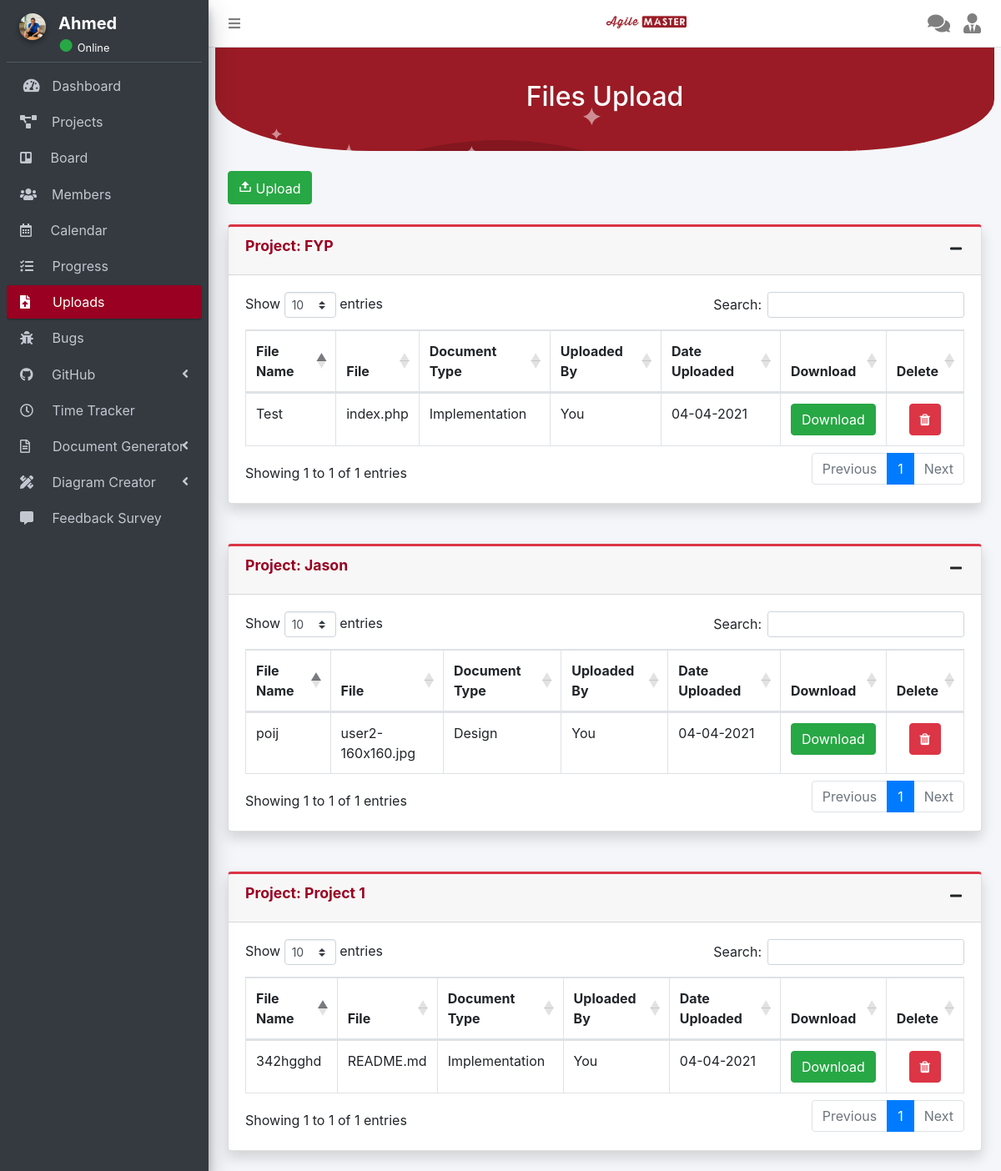
Page /user/upload_files.php (signed in) on the committed database.
### tables this page shows
CREATE TABLE `users` (
  `user_id` int(11) NOT NULL,
  `fname` varchar(255) NOT NULL,
  `lname` varchar(255) NOT NULL,
  `age` int(11) NOT NULL,
  `occupation` varchar(255) NOT NULL,
  `city` varchar(255) NOT NULL,
  `country` varchar(255) NOT NULL,
  `email` varchar(255) NOT NULL,
  `password` varchar(255) NOT NULL,
  `photo` varchar(255) NOT NULL,
  `unique_id` int(255) NOT NULL,
  `status` varchar(255) NOT NULL,
  `role` varchar(255) NOT NULL DEFAULT 'project member'
);

CREATE TABLE `user_project` (
  `user_proj_id` int(11) NOT NULL,
  `user_id` int(11) NOT NULL,
  `project_id` int(11) NOT NULL
);

CREATE TABLE `project` (
  `project_id` int(11) NOT NULL,
  `project_name` varchar(255) NOT NULL,
  `project_description` text NOT NULL,
  `status` varchar(255) NOT NULL DEFAULT 'Active'
);

CREATE TABLE `file_storage` (
  `storage_id` int(11) NOT NULL,
  `file_name` varchar(255) NOT NULL,
  `file` varchar(255) NOT NULL,
  `date_uploaded` varchar(255) NOT NULL,
  `document_type` varchar(255) NOT NULL,
  `project_id` int(11) NOT NULL,
  `user_id` int(11) NOT NULL
);

### helpers/module.php (called while the page is built, shortened)
<?php
function get_user($userId)
{
	global $conn;
	$result = mysqli_query($conn, "SELECT * FROM `users` WHERE `user_id` = '".$userId."'");
	return $result;
}
function getAllProjects($project_id)
{
	global $conn;
	$result = mysqli_query($conn, "SELECT project_name, project_description FROM `project`  WHERE `project_id` = '".$project_id."' order by 'project_name' ASC");
	return $result;
}
function getProjectByUser($userId)
{
	global $conn;
	$result = mysqli_query($conn, "SELECT * FROM `user_project` WHERE `user_id` = '".$userId."'");
	return $result;
}
?>

### user/upload_files.php (the view, shortened to what this page needs)
<?php
   include_once '../connection/dbconnection.php';
   include_once '../helpers/module.php';
   				?>
<!DOCTYPE html>
<html>
   <head>
      <?php include('../navigation/head.php');?>
   </head>
   <body class="hold-transition sidebar-mini layout-fixed">
      <div class="wrapper">
         <?php include('../navigation/topbar.php');?>
         <?php include('../navigation/user/upload_sidebar.php');?>
         <div class="content-wrapper">
            <section class="content">
			<div class="bg-custom">
				<div class="bg-img" style="text-align: center;">
					<div class="searchContainer">
						<h2>Files Upload</h2>
					</div>
				</div>
                <br>
			</div>
			<br>
               <div class="container-fluid">
                  <button type="button" class="btn btn-success" data-toggle="modal" data-target="#exampleModalCenter">
                  <i class="ri-upload-2-fill"></i> Upload
                  </button>
                  <br>
                  <?php
                     $getProjectByUser = getProjectByUser($userId);
                     while($row = mysqli_fetch_array($getProjectByUser))
                     {
                       $getAllProjects = getAllProjects($row['project_id']);
                       $rRow = mysqli_fetch_array($getAllProjects);
                     ?>
					 <br>
                  <div class="card shadow mb-4 card-danger card-outline">
                     <div class="card-header">
                        <h3 class="card-title font-weight-bold"  style="color: #990021;">Project: <?php echo $rRow['project_name']; ?></h3>
                        <div class="card-tools">
                           <button type="button" class="btn btn-tool" data-card-widget="collapse"><i class="fas fa-minus"></i>
                           </button>
                        </div>
                     </div>
                     <div class="card-body">
                        <div class="table-responsive">
                           <table class="table table-bordered" id="dataTables" width="100%" cellspacing="0">
                              <thead>
                                 <tr>
                                    <th >File Name</th>
                                    <th >File</th>
                                    <th >Document Type</th>
                                    <th >Uploaded By</th>
                                    <th >Date Uploaded</th>
                                    <th >Download</th>
                                    <th >Delete</th>
                                 </tr>
                              </thead>
                              <tbody>
                                 <?php
                                    $query = $conn->query("SELECT * FROM `file_storage` NATURAL JOIN `user_project` NATURAL JOIN `users` WHERE `project_id` = '$row[project_id]'") or die(mysqli_error());
                                    while($b_query = $query->fetch_array())
                                    {
                                 ?>
                                 <tr class='tbl-link' href="../upload/file_storage/">
                                    <td><?php echo $b_query['file_name']?></td>
                                    <td><?php echo $b_query['file']?></td>
                                    <td><?php echo $b_query['document_type']?></td>
                                    <td>
                                       <?php
                                          if($b_query['user_id'] == $userId)
                                          {
                                              echo 'You';
                                          }else{
                                              echo $b_query['fname'];
                                          }
                                          ?>
                                    </td>
                                    <td><?php echo $b_query['date_uploaded']?></td>
                                    <?php
                                       echo "
                                                                            <td>
                                                                                <center>
                                                                                    <a class='file-link mg btn btn-success' href='../upload/file_storage/".$b_query['file']."' download>Download</a>
                                                                                </center>
                                                                            </td>
                                                                               ";?>
                                    <?php
                                       $confirmation = "Are you sure about deleting the selected file?";
                                       ?>
                                    <td >
                                       <?php
                                          if($b_query['user_id'] == $userId)
                                          {
                                          ?>
                                       <center>
                                          <a href='delete_file_storage.php?storageid=<?php echo $b_query['storage_id'];?>'class="trash-button btn btn-danger" onclick="return confirm('<?php echo $confirmation; ?>')">
                                          <i class="fa fa-trash" aria-hidden="true"></i>
                                          </a>
                                       </center>
                                       <?php } ?>
                                    </td>
                                 </tr>
                                 <?php
                                    }
                                    ?>
                              </tbody>
                           </table>
                        </div>
                     </div>
                  </div>
                  <?php
                     }
                     ?>
               </div>
            </section>
         </div>
      </div>
   </body>
</html>

### navigation/user/upload_sidebar.php (shortened to what this page needs)
<aside class="main-sidebar sidebar-dark-primary elevation-4">
	<div class="sidebar">
		<div class="user-panel mt-3 d-flex">
            <div class="col-auto ">
                <a href="profile.php" class="avatar avatar-xl rounded-circle">
                    <?php
                        $get_user = get_user($userId);
                        $row = mysqli_fetch_array($get_user);
                        echo '<img src="../upload/profile/'.$row["photo"].'" id="sideimg" class="img-circle elevation-2" alt="User Image">';
                    ?>
                </a>
            </div>
            <div class="col right ml--1 mb-1">
                <h5 class="mb-0">
                    <a href="profile.php" class="text-white"><strong> <?php echo $row["fname"]; ?></strong></a>
                </h5>
                <?php
                        if($row["status"] == "Online"){
                            echo'
                                <span class="text-success text-lg">●</span>
                                <small class="text-white">Online</small>';
                        }else{
                            echo'
                                <span class="text-light text-lg">●</span>
                                <small class="text-white">Offline</small>';
                        }
                ?>
            </div>
		</div>
		<nav class="mt-2" >
			<ul class="nav nav-pills nav-sidebar flex-column" data-widget="treeview" role="menu" data-accordion="false">
				<li class="nav-item has-treeview">
					<a href="../user/dashboard.php" class="nav-link">
						<i class="nav-icon fas fa-tachometer-alt"></i>
						<p>
							&nbsp;Dashboard
						</p>
					</a>
				</li>
				<li class="nav-item">
					<a href="../user/project.php" class="nav-link">
						<i class="fas fa-project-diagram"></i>
						<p>
							&nbsp;&nbsp;&nbsp;Projects
						</p>
					</a>
				</li>
				<li class="nav-item">
					<a href="../user/board.php" class="nav-link">
						<i class="fab fa-trello"></i>
						<p>
							&nbsp;&nbsp;&nbsp;&nbsp;Board
						</p>
					</a>
				</li>
				<li class="nav-item">
					<a href="members.php" class="nav-link">
						<i class="fas fa-users"></i>
						<p>
							&nbsp;&nbsp;&nbsp;Members
						</p>
					</a>
				</li>
				<li class="nav-item">
					<a href="../calendar/index.php" class="nav-link">
						<i class="far fa-calendar-alt"></i>
						<p>
							&nbsp;&nbsp;&nbsp;&nbsp;Calendar
						</p>
					</a>
				</li>
				<li class="nav-item">
					<a href="progress.php" class="nav-link">
						<i class="fas fa-tasks"></i>
						<p>
							&nbsp;&nbsp;&nbsp;&nbsp;Progress
						</p>
					</a>
				</li>
				<li class="nav-item">
					<a href="../user/upload_files.php" class="nav-link active">
						<i class="fas fa-file-upload"></i>
						<p>
							&nbsp;&nbsp;&nbsp;&nbsp;&nbsp;Uploads
						</p>
					</a>
				</li>
				<li class="nav-item">
					<a href="../user/bug_report.php" class="nav-link">
						<i class="fas fa-bug"></i>
						<p>
							&nbsp;&nbsp;&nbsp;&nbsp;Bugs
						</p>
					</a>
				</li>
				<li class="nav-item has-treeview">
					<a href="#" class="nav-link">
						<i class="fab fa-github"></i>
						<p>
							&nbsp;&nbsp;&nbsp;&nbsp;GitHub
							<i class="fas fa-angle-left right"></i>
						</p>
					</a>
				</li>
				<li class="nav-item">
					<a href="../timetracker/timetracker.php" class="nav-link">
						<i class="far fa-clock"></i>
						<p>
							&nbsp;&nbsp;&nbsp;&nbsp;Time Tracker
						</p>
					</a>
				</li>
				<li class="nav-item has-treeview">
					<a href="#" class="nav-link">
						<i class="far fa-file-alt"></i>
						<p>
							&nbsp;&nbsp;&nbsp;&nbsp;&nbsp;Document Generator
							<i class="right fas fa-angle-left"></i>
						</p>
					</a>
				</li>
				<li class="nav-item has-treeview">
					<a href="#" class="nav-link">
						<i class="fas fa-pencil-ruler"></i>
						<p>
							&nbsp;&nbsp;&nbsp;&nbsp;Diagram Creator
							<i class="right fas fa-angle-left"></i>
						</p>
					</a>
				</li>
				<li class="nav-item">
					<a href="feedback.php" class="nav-link">
						<i class="fas fa-comment-alt"></i>
						<p>
							&nbsp;&nbsp;&nbsp;&nbsp;Feedback Survey
						</p>
					</a>
				</li>
				<br ><br ><br >
			</ul>
		</nav>
    </div>
</aside>

### dependencies/css/style.css (style rules this page uses)
body { font-family: "Open Sans", sans-serif; color: #444444; }
a { text-decoration: none; color: #990021; }
.card-header { width: 100%; padding: 10px 10px 0px 10px; box-sizing: border-box; border-radius: 3px; display: block; font-weight: bold; }
ul { list-style: none; margin: 0; padding: 0px; }
section { padding: 60px 0; overflow: hidden; position: relative; }

### user/upload_files.php (style rules this page uses)
.bg-custom { background-image: url("../resources/images/profile_header.png"); background-color: #9a1b25; border-bottom-left-radius: 20% 50%; border-bottom-right-radius: 20% 50%; }
.bg-img { max-width: 35%; min-height: 100px; max-height: auto; margin-left:auto; margin-right:auto; text-align: center; background-position: center; background-repeat: no-repeat; background-size: cover; color: white; padding: 40px 0px 0px 0px; font-size: 60px; font-weight: bold; }

### navigation/user/upload_sidebar.php (style rules this page uses)
#sideimg { height: 4vh; width: 4vh; object-fit: cover; border-radius: 100% 100%; }
.right { margin-left: -15px; }

### rows in the picture
users: photo (picture), fname "Ahmed"
user_project: project.project_name "FYP"
file_storage: file_name "Test", file "index.php", document_type "Implementation", shows "You", date_uploaded "04-04-2021"
user_project: project.project_name "Jason"
file_storage: file_name "poij", file "user2-160x160.jpg", document_type "Design", shows "You", date_uploaded "04-04-2021"
user_project: project.project_name "Project 1"
file_storage: file_name "342hgghd", file "README.md", document_type "Implementation", shows "You", date_uploaded "04-04-2021"
